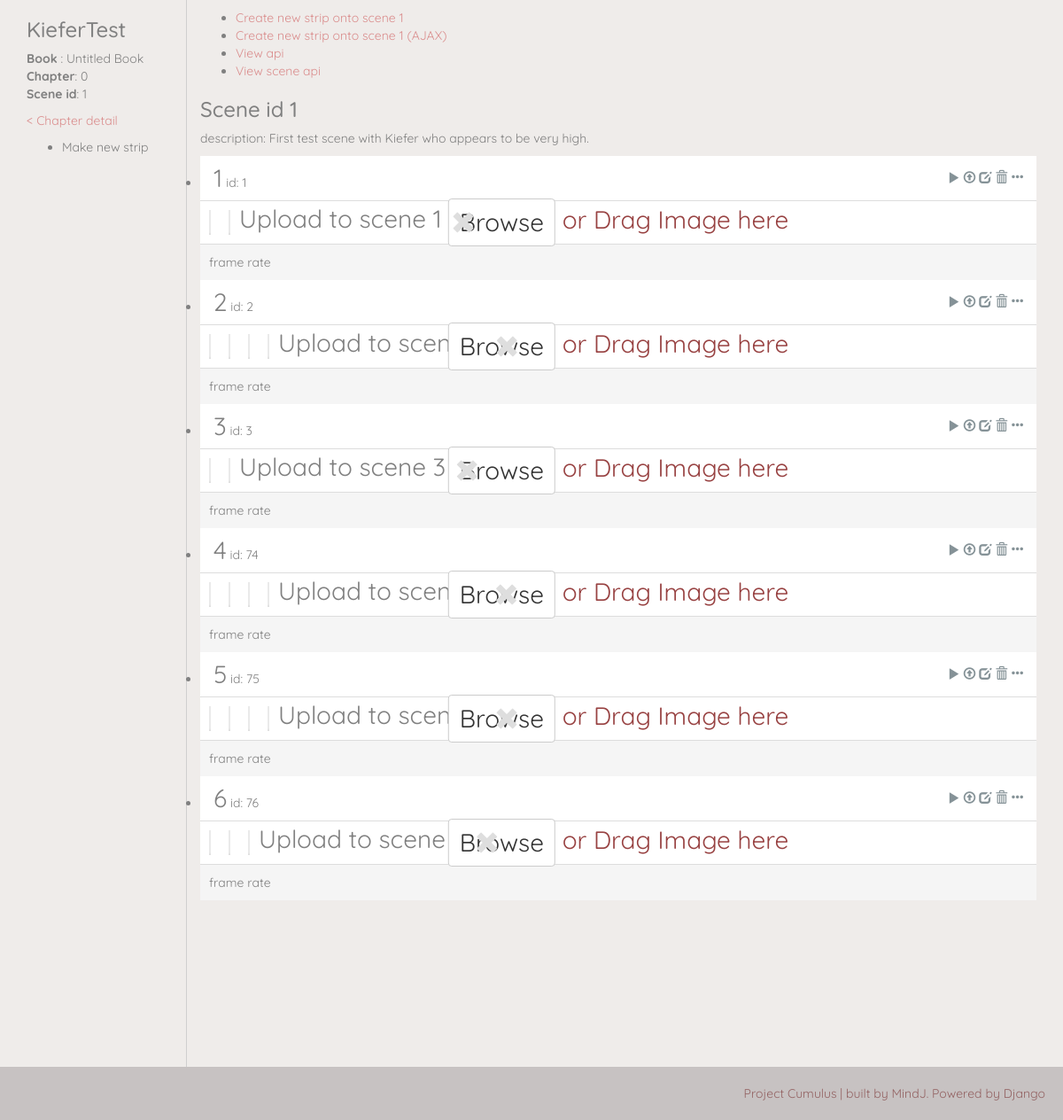
The page /flipbooks/scene/legacy/1/ on the database as committed earlier.
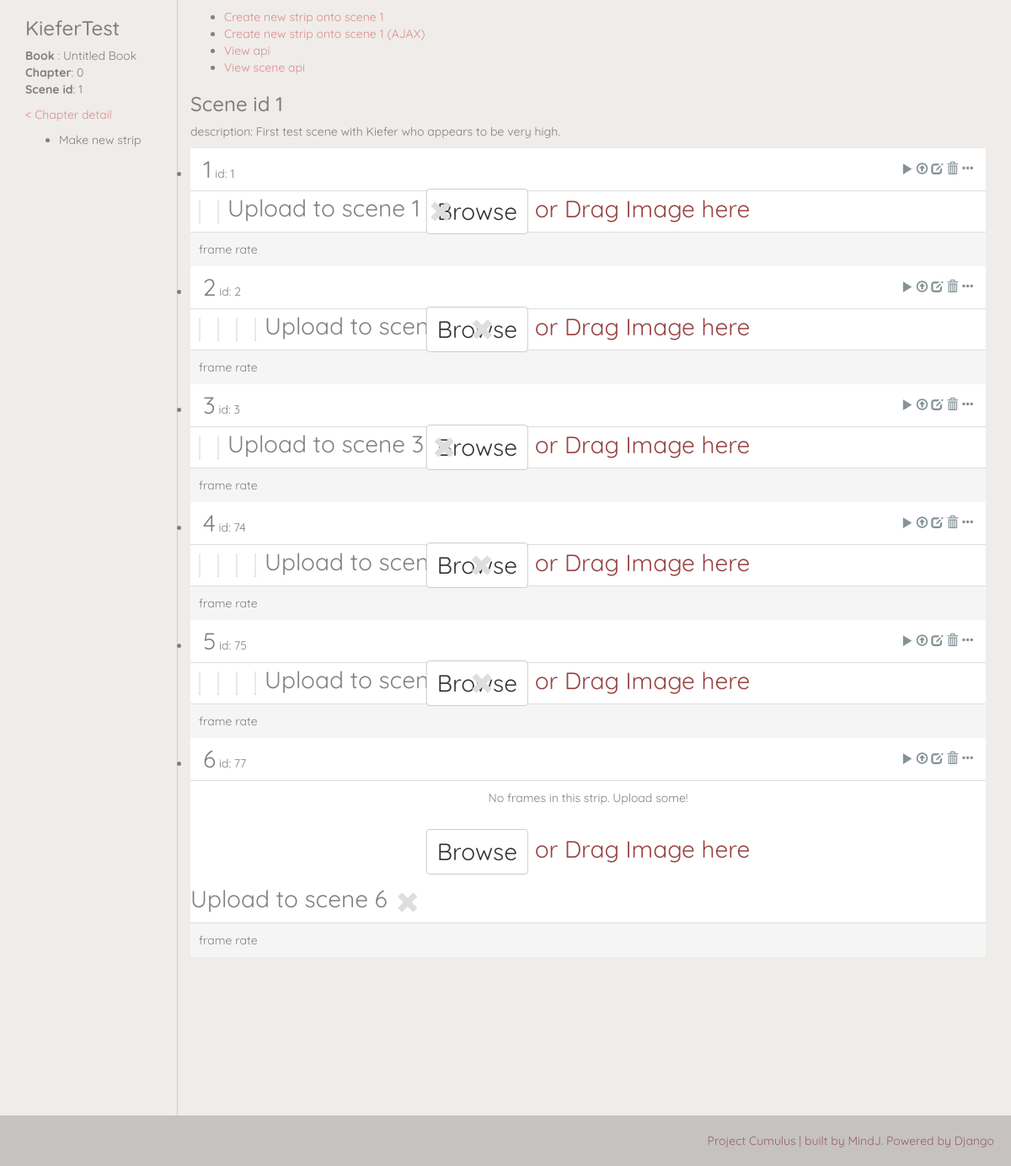
The same page on the database as committed later.
### flipbooks/models.py (models this page shows, shortened)
class Scene(models.Model):
    order = models.IntegerField(default="0")
    children_li = models.TextField(max_length=200, blank=True, default="")
    name = models.CharField(max_length=50, blank=True, default="")
    description = models.TextField(max_length=100, blank=True, default="")
    chapter = models.ForeignKey(Chapter, on_delete=models.CASCADE, default=0)
    date_created = models.DateTimeField(auto_now_add=True)
    date_modified = models.DateTimeField(auto_now=True)
    def __str__(self):
        return "Scene #{} [order: {}, name: {} ]".format(self.pk, self.order, self.name)

class Chapter(models.Model):
    number = models.IntegerField(default="0")
    title = models.CharField(max_length=50, blank=True, default="Untitled")
    book = models.ForeignKey(Book, on_delete=models.CASCADE)
    date_created = models.DateTimeField(auto_now_add=True)
    date_modified = models.DateTimeField(auto_now=True)

class Book(models.Model):
    title = models.CharField(max_length=50, blank=True, default="Untitled Book")
    date_created = models.DateTimeField(auto_now_add=True)
    date_modified = models.DateTimeField(auto_now=True)

class Strip(models.Model):
    order = models.IntegerField(default="-1")
    children_li = models.TextField(max_length=500, null=True, blank=True, default="")
    children_index = models.TextField(max_length=500, null=True, blank=True, default="") #currently not used
    description = models.TextField(max_length=100, blank=True, default="")
    dimension = models.CharField(max_length=9, blank=True, default="")
    scene = models.ForeignKey(Scene, on_delete=models.CASCADE)
    date_created = models.DateTimeField(auto_now_add=True)
    date_modified = models.DateTimeField(auto_now=True)
    def __str__(self):
        return "id #{} [in Sn_{}, order:{}]".format(self.id, self.scene.order, self.order)

### flipbooks/views.py (the view)
# urls.py: re_path(r'^scene/legacy/(?P<pk>\d+)/$', views.SceneDetailView.as_view(), name='scene-detail-legacy'),
class SceneDetailView(generic.DetailView):
    model = Scene
    queryset = Scene.objects.all()
    def get_context_data(self, *args, **kwargs):
        context = super(SceneDetailView, self).get_context_data(*args, **kwargs)
        strip_create_form = forms.StripCreateForm(initial={'scene': self.kwargs['pk']})
        strip_create_form.fields['scene'].widget.attrs['invisible'] = True #hiding by css
        strip_create_form.fields['scene'].label = ''
        strip_create_form.fields['description'].widget.attrs['invisible'] = True #hiding by css
        strip_create_form.fields['description'].label = ''
        context["strip_create_form"] = strip_create_form
        context['strip_create_url'] = reverse_lazy("flipbooks:strip-create", kwargs={'scene_pk':self.kwargs['pk'] })
        frame_create_form = forms.FrameCreateForm({"scene_pk": self.kwargs['pk']})
        frame_create_form.fields['strip'].widget.attrs['invisible'] = True #hiding by css
        context['frame_create_form'] = frame_create_form
        return context

### flipbooks/helpermodule/helpers.py (called while the page is built)
def is_valid_children_li(cli):
    if isinstance(cli, str) or isinstance(cli, str): # is it a string?
        cli = cli.split(",")
    elif isinstance(cli, list): # is it a list?
        pass
    else:
        return False
    cli = ''.join(cli)
    cli = cli.replace(" ","")
    if cli == '' : return False
    return True

### flipbooks/templatetags/flipbooks_custom_tags.py (called while the page is built)
@register.filter(name='map_queryset')
def map_queryset(qs, ref_ids):
    print("------ref_id recieved-------")
    print(ref_ids)
    if helpers.is_valid_children_li(ref_ids):
        ref_ids = ref_ids.split(",")
        ref_ids = [int(stringy_id) for stringy_id in ref_ids]
    else: return qs
    qs = list(qs)
    qs.sort(key=lambda frame: ref_ids.index(frame.id) if frame.id in ref_ids else -1)
    return qs

@register.filter(name='is_displayable')
def is_displayable(obj, validation_type=''):
    if validation_type=='':
        return False
    elif validation_type=='frame':
        frame = obj
        return not((frame is None) or (frame.frame_image is None) or (str(frame.frame_image) is ""))

### proj_cumulus/templates/flipbooks/scene_detail.html (shortened to what this page needs)
{% extends "layout_columned.html" %}
{% load thumbnail %}
{% load flipbooks_custom_tags %}
{% block left_column %}
    <h3>{{object.name}}</h3>
    <p>
        <b>Book</b> : {{object.chapter.book.title}}
        <b>Chapter</b>: {{object.chapter.number}}
        <b>Scene id</b>: {{object.id}}
    </p>
    <p>
        <a href="{% url 'flipbooks:chapter-detail' book_pk=object.chapter.book.id chapter_number=object.chapter.number %}">< Chapter detail</a>
    </p>
    <p>
        <ul>
            <li>Make new strip</li>
        </ul>
    </p>
{% endblock %}
{% block right_column %}
    <div>
        <ul class="list inline">
            <li><a href="{% url 'flipbooks:strip-create' scene_pk=object.id %}">Create new strip onto scene {{object.id}}</a></li>
            <li><a href="#">Create new strip onto scene {{object.id}} (AJAX)</a></li>
            <li><a href="{% url 'flipbooks-api:list' %}">View api</a></li>
            <li><a href="{% url 'flipbooks-api:detail-scene' pk=object.id%}">View scene api</a></li>
        </ul>
    </div>
    <h3>Scene id {{object.id}}</h3>
    <p>description: {{object.description}}</p>
    <ul class="list_strips">
        {% for strip in object.strip_set.all|map_queryset:object.children_li %}
            <li class="flex_list" stripid="{{strip.id}}">
                <div class="strip_flex_toolbar">
                    <div class="header">
                        <span class="bigtext-2">{{forloop.counter}}</span>
                        <span>id: {{strip.id}}</span>
                    </div>
                    <div class="tools">
                        <a class="strip_preview glyphicon glyphicon-play" aria-hidden="true"></a>
                        <a class="strip_upload glyphicon glyphicon-upload" aria-hidden="true"></a>
                        <a class="strip_edit glyphicon glyphicon-edit" aria-hidden="true"></a>
                        <a class="strip_delete glyphicon glyphicon-trash" aria-hidden="true"></a>
                        <a class="strip_options glyphicon glyphicon-option-horizontal" aria-hidden="true"></a>
                    </div>
                </div>
                <div class="strip_flex_container" stripid="{{strip.id}}">
                    {% for frame in strip.frame_set.all|map_queryset:strip.children_li %}
                        {% if frame|is_displayable:"frame" %}
                           {% include "flipbooks/partials/thumbnail_partial.html" with frame=frame %}
                        {% else %}
                            <div class="thumb placeholder2" frameid="{{frame.id}}">
                            <span>Missing Image</span>
                                <a href="" class="mini_menu edit">frame [{{frame.id}}]</a>
                            </div>
                        {% endif %}
                    {% empty %}
                        <div class="tile empty-strip ui-state-disabled">
                            <span>No frames in this strip. Upload some!</span>
                        </div>
                    {% endfor %}
                    <div class="cover drag_and_drop">
                        <span class="bigtext-2">Upload to scene {{forloop.counter}}</span>
                    </div>
                    <div class="cover file_upload">
                        <span class="bigtext-2">
                            <a href="#" class="btn btn-default frame_create_form_condensed" role="button" style="font-size:1em">Browse</a> or Drag Image here
                            </span>
                    </div>
                    <div class="cover preview">
                        <a class="close_preview glyphicon glyphicon-remove"></a>
                    </div>
                </div>
                <div class="strip_flex_editor">
                    frame rate
                </div>
            </li>
        {% empty %}
            <p>No strips could be found</p>
        {% endfor %}
    </ul>
{% endblock %}
{% block extra_js %}
    {% load static %}
{% endblock extra_js %}

### proj_cumulus/templates/layout_columned.html (shortened to what this page needs)
{% extends "base.html" %}
{% block wrapper_class %}columned{% endblock %}
{% block layout %}
    <div class="container">
    <div class="row">
        <div class="col-md-2 left_column">
            {% block left_column %}
            {% endblock %}
        </div>
        <div class="col-md-10 right_column">
            {% block right_column %}
            {% endblock %}
        </div>
    </div>
    </div>
{% endblock %}

### proj_cumulus/templates/base.html (shortened to what this page needs)
{% load static %}
<!DOCTYPE html>
<html lang="en">
  <head>
    <link href="{% static 'bootstrap/css/bootstrap.min.css' %}" rel="stylesheet">
    <link rel="stylesheet" href="https://use.fontawesome.com/releases/v5.3.1/css/all.css">
    <link href="{% static 'css_static/main.css' %}" rel="stylesheet">
    <link href="{% static 'css_static/ui.css' %}" rel="stylesheet">
    <link href="{% static 'css_static/objectCards.css' %}" rel="stylesheet">
    <link href="{% static 'css_static/forms.css' %}" rel="stylesheet">
    <link href="{% static 'css_static/sortable.css' %}" rel="stylesheet">
    <link href="{% static 'css_static/components.css' %}" rel="stylesheet">
    <link href="{% static 'css_static/menus.css' %}" rel="stylesheet">
    <link href="{% static 'css_static/themes.css' %}" rel="stylesheet">
  </head>
<body class="{% block body_class %}{% endblock body_class %}">
    <div class="content_wrapper {% block wrapper_class %}{% endblock %}">
        {% block layout %}
        {% endblock %}
    </div>
    <div class='footer'>
        <span>Project Cumulus | built by MindJ. Powered by Django</span>
    </div>
  </body>
</html>

### proj_cumulus/templates/flipbooks/partials/thumbnail_partial.html (shortened to what this page needs)
<div class="thumb {% if not frame %}loading{% endif %}" frameid="{% if frame %}{{frame.id}}{% endif %}">
</div>

### proj_cumulus/templates/flipbooks/partials/frame_create_partial.html (shortened to what this page needs)
{% load widget_tweaks %}

### static-storage/css_static/main.css (style rules this page uses)
html, body { margin: 0; height: 100%; }
body { background-color: #efecea; font-family: 'Quicksand', sans-serif; color: #808080; }
a { color: #da8d8d; }
.bigtext-2 { font-size: 2em; }
.content_wrapper { display:flex; flex-direction: column; min-height: 100%; }
.content_wrapper.columned .container { display: flex; flex-grow: 1; flex-basis: auto; }
.content_wrapper.columned .container .row { display: flex; flex-grow: 1; flex-basis: auto; }
.content_wrapper.columned .container .right_column { flex-grow: 1; flex-basis: auto; border-left: 1px solid #cfcfcf; }
.footer { display: flex; flex-grow: 1; }
.footer span { text-align: right; align-self: flex-end; display: block; height: 60px; width: 100%; background-color: #c7c2c2; padding: 20px; color: #946363; }
.thumb { position:relative; }

### static-storage/css_static/objectCards.css (style rules this page uses)
ul.list_strips { padding: 0; counter-reset: stripNum; }
.strip_flex_container { position: relative; display:flex; flex-wrap: wrap; flex-direction: row; align-items: stretch; background-color: white; }
ul.list_strips .strip_flex_container .thumb, ul.list_strips .strip_flex_container .tile { display: flex; position: relative; align-items: center; justify-content: center; margin: 10px 10px 10px 10px; height: auto; border:1px solid #eaeaea; border-bottom :3px solid #dddddd; }
.strip_flex_toolbar { display: flex; justify-content: space-between; align-items: center; padding: 5px 15px 5px 15px; text-align: right; background-color: white; border-bottom: 1px solid #ddd; }
.strip_flex_toolbar a { color: #859297; cursor:pointer; }
ul.list_strips .strip_flex_container .tile.empty-strip { border: 0px solid; width: 100%; }
.strip_flex_container .tile.empty-strip span { width: 100%; height: 100px; text-align: center; }
.strip_flex_editor { border-top: 1px solid #ddd; background-color: #f5f5f5; padding: 10px; }
.cover.file_upload { background-color: rgba(237, 237, 237, 0.9); color: #984242; }
.cover.file_upload span { position: absolute; top: 50%; left: 50%; transform: translate(-50%, -50%); }
.cover.preview { cursor: pointer; }
.cover.preview .close_preview { color: #dedede; font-size: 2em; float: right; margin: 10px 10px; }

Rows that differ between the two databases and show on the page:
removed Strip: id "76"
added Strip: id "77"
